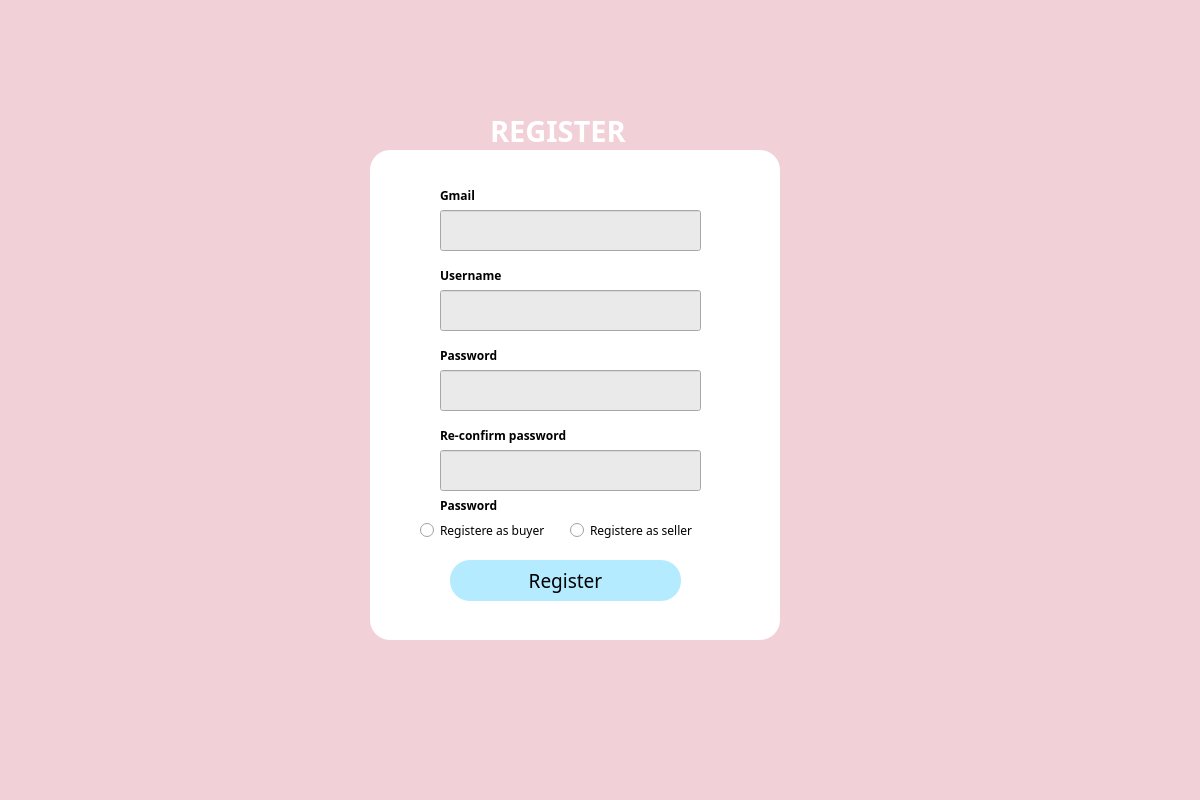
<?xml version="1.0" encoding="UTF-8"?>
<ui version="4.0">
 <class>Dialog</class>
 <widget class="QDialog" name="Dialog">
  <property name="geometry">
   <rect>
    <x>0</x>
    <y>0</y>
    <width>1200</width>
    <height>800</height>
   </rect>
  </property>
  <property name="font">
   <font>
    <family>Manrope</family>
    <weight>75</weight>
    <bold>true</bold>
   </font>
  </property>
  <property name="windowTitle">
   <string>Dialog</string>
  </property>
  <property name="styleSheet">
   <string notr="true">background-color:rgb(241, 208, 215);</string>
  </property>
  <widget class="QLabel" name="gmail_lable">
   <property name="geometry">
    <rect>
     <x>440</x>
     <y>180</y>
     <width>71</width>
     <height>31</height>
    </rect>
   </property>
   <property name="font">
    <font>
     <family>Manrope</family>
     <pointsize>9</pointsize>
     <weight>75</weight>
     <bold>true</bold>
    </font>
   </property>
   <property name="styleSheet">
    <string notr="true">background-color: None</string>
   </property>
   <property name="text">
    <string>Gmail</string>
   </property>
  </widget>
  <widget class="QLineEdit" name="password_input">
   <property name="geometry">
    <rect>
     <x>440</x>
     <y>370</y>
     <width>261</width>
     <height>41</height>
    </rect>
   </property>
   <property name="styleSheet">
    <string notr="true">background-color: rgb(234, 234, 234)</string>
   </property>
  </widget>
  <widget class="QLabel" name="password_label">
   <property name="geometry">
    <rect>
     <x>440</x>
     <y>340</y>
     <width>141</width>
     <height>31</height>
    </rect>
   </property>
   <property name="font">
    <font>
     <family>Manrope</family>
     <pointsize>9</pointsize>
     <weight>75</weight>
     <bold>true</bold>
    </font>
   </property>
   <property name="styleSheet">
    <string notr="true">background-color: None</string>
   </property>
   <property name="text">
    <string>Password</string>
   </property>
  </widget>
  <widget class="QLabel" name="label">
   <property name="geometry">
    <rect>
     <x>490</x>
     <y>100</y>
     <width>181</width>
     <height>61</height>
    </rect>
   </property>
   <property name="font">
    <font>
     <family>Manrope</family>
     <pointsize>22</pointsize>
     <weight>75</weight>
     <bold>true</bold>
    </font>
   </property>
   <property name="styleSheet">
    <string notr="true">background-color: None; color: white;</string>
   </property>
   <property name="text">
    <string>REGISTER</string>
   </property>
  </widget>
  <widget class="QLineEdit" name="gmail_input">
   <property name="geometry">
    <rect>
     <x>440</x>
     <y>210</y>
     <width>261</width>
     <height>41</height>
    </rect>
   </property>
   <property name="styleSheet">
    <string notr="true">background-color: rgb(234, 234, 234)</string>
   </property>
  </widget>
  <widget class="QLabel" name="username_label">
   <property name="geometry">
    <rect>
     <x>440</x>
     <y>260</y>
     <width>141</width>
     <height>31</height>
    </rect>
   </property>
   <property name="font">
    <font>
     <family>Manrope</family>
     <pointsize>9</pointsize>
     <weight>75</weight>
     <bold>true</bold>
    </font>
   </property>
   <property name="styleSheet">
    <string notr="true">background-color: None</string>
   </property>
   <property name="text">
    <string>Username</string>
   </property>
  </widget>
  <widget class="QLabel" name="reconfirm_label">
   <property name="geometry">
    <rect>
     <x>440</x>
     <y>420</y>
     <width>241</width>
     <height>31</height>
    </rect>
   </property>
   <property name="font">
    <font>
     <family>Manrope</family>
     <pointsize>9</pointsize>
     <weight>75</weight>
     <bold>true</bold>
    </font>
   </property>
   <property name="styleSheet">
    <string notr="true">background-color: None</string>
   </property>
   <property name="text">
    <string>Re-confirm password</string>
   </property>
  </widget>
  <widget class="QGraphicsView" name="graphicsView">
   <property name="geometry">
    <rect>
     <x>370</x>
     <y>150</y>
     <width>410</width>
     <height>490</height>
    </rect>
   </property>
   <property name="styleSheet">
    <string notr="true">border-radius: 20px; background-color: white;</string>
   </property>
  </widget>
  <widget class="QLineEdit" name="reconfirm_input">
   <property name="geometry">
    <rect>
     <x>440</x>
     <y>450</y>
     <width>261</width>
     <height>41</height>
    </rect>
   </property>
   <property name="styleSheet">
    <string notr="true">background-color: rgb(234, 234, 234)</string>
   </property>
  </widget>
  <widget class="QPushButton" name="register_button">
   <property name="geometry">
    <rect>
     <x>450</x>
     <y>560</y>
     <width>231</width>
     <height>41</height>
    </rect>
   </property>
   <property name="font">
    <font>
     <family>Montserrat</family>
     <pointsize>14</pointsize>
    </font>
   </property>
   <property name="styleSheet">
    <string notr="true">border-radius: 20px;
background-color: rgb(180, 235, 255)</string>
   </property>
   <property name="text">
    <string>Register</string>
   </property>
  </widget>
  <widget class="QLineEdit" name="username_input">
   <property name="geometry">
    <rect>
     <x>440</x>
     <y>290</y>
     <width>261</width>
     <height>41</height>
    </rect>
   </property>
   <property name="styleSheet">
    <string notr="true">background-color: rgb(234, 234, 234)</string>
   </property>
  </widget>
  <widget class="QRadioButton" name="buyer_button">
   <property name="geometry">
    <rect>
     <x>420</x>
     <y>520</y>
     <width>141</width>
     <height>21</height>
    </rect>
   </property>
   <property name="font">
    <font>
     <family>Manrope</family>
     <weight>50</weight>
     <bold>false</bold>
    </font>
   </property>
   <property name="styleSheet">
    <string notr="true">background-color: None;</string>
   </property>
   <property name="text">
    <string>Registere as buyer</string>
   </property>
  </widget>
  <widget class="QRadioButton" name="seller_button">
   <property name="geometry">
    <rect>
     <x>570</x>
     <y>520</y>
     <width>151</width>
     <height>21</height>
    </rect>
   </property>
   <property name="font">
    <font>
     <family>Manrope</family>
    </font>
   </property>
   <property name="styleSheet">
    <string notr="true">background-color: None;</string>
   </property>
   <property name="text">
    <string>Registere as seller</string>
   </property>
  </widget>
  <widget class="QLabel" name="noti_label">
   <property name="geometry">
    <rect>
     <x>440</x>
     <y>490</y>
     <width>141</width>
     <height>31</height>
    </rect>
   </property>
   <property name="font">
    <font>
     <family>Manrope</family>
     <pointsize>9</pointsize>
     <weight>75</weight>
     <bold>true</bold>
    </font>
   </property>
   <property name="styleSheet">
    <string notr="true">background-color: None</string>
   </property>
   <property name="text">
    <string>Password</string>
   </property>
  </widget>
  <zorder>graphicsView</zorder>
  <zorder>gmail_lable</zorder>
  <zorder>password_input</zorder>
  <zorder>password_label</zorder>
  <zorder>label</zorder>
  <zorder>gmail_input</zorder>
  <zorder>username_label</zorder>
  <zorder>reconfirm_label</zorder>
  <zorder>reconfirm_input</zorder>
  <zorder>register_button</zorder>
  <zorder>username_input</zorder>
  <zorder>buyer_button</zorder>
  <zorder>seller_button</zorder>
  <zorder>noti_label</zorder>
 </widget>
 <resources/>
 <connections/>
</ui>
